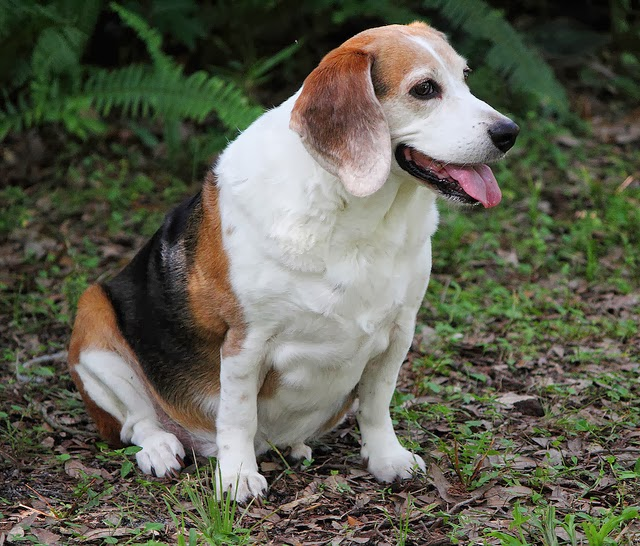
#> input picture 03-Python/imgs/beagle.jpg, 640 x 546 px
$ jupyter execute '8.3. Images - OpenCV.ipynb'
#> lines starting #> are read from the running program, lines starting #| are printed output that depends on the picture
# OpenSource Computer Vision¶

OpenSource Computer Vision, more commonly known as OpenCV, is a more advanced image manipulation and processing software than PIL. It has been implemented in several languages and is widely used.

## Installation

In Python, image processing using OpenCV is implemented using the cv2 and NumPy modules. There are two options to install opencv, easy or not-so-easy one.

Easy: `pip install opencv-python`

Less easy: The [installation instructions for OpenCV](http://docs.opencv.org/2.4/doc/tutorials/introduction/table_of_content_introduction/table_of_content_introduction.html#table-of-content-introduction) should guide you through configuring the project for yourself.

[cell 1]
#%matplotlib inline
import matplotlib.pyplot as plt
import cv2
import numpy as np

[cell 2]
#Read Image
img = cv2.imread('imgs/beagle.jpg')
#> img is the input picture: shape (546, 640, 3); mean B, G, R 81, 95.8, 95

[cell 3]
plt.imshow(img)

[cell 4]
plt.imshow(img[:,:,(2,1,0)])

[cell 5]
#Display Image
cv2.imshow('image',img)
cv2.waitKey(0)
cv2.destroyAllWindows()
#FOR GOD SAKE DO NOT CLOSE THE WINDOW USING THE X
#ONLY PRESS ANY KEY

[cell 6]
#Applying Grayscale filter to image
gray = cv2.cvtColor(img, cv2.COLOR_BGR2GRAY)
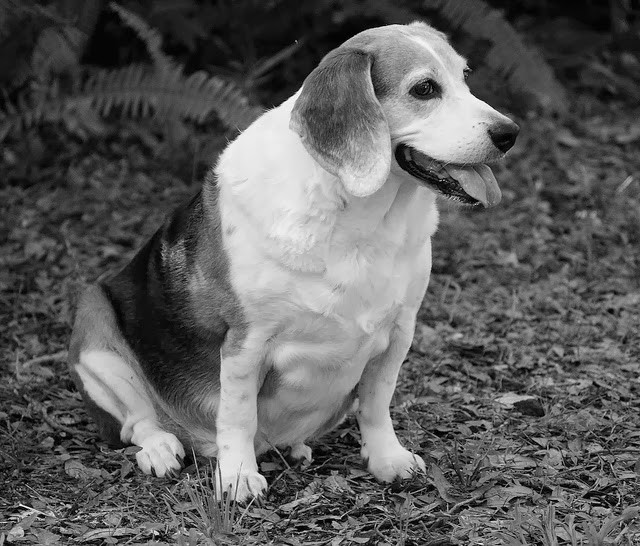
#> gray: shape (546, 640); min 0, max 254, mean 93.9
gray = cv2.resize(gray, (224,224))
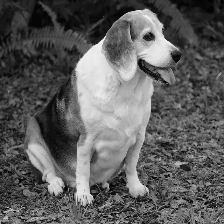
#> gray: shape (224, 224); min 1, max 246, mean 93.8
cv2.imshow('image',gray)
cv2.waitKey(0)
cv2.destroyAllWindows()
#Saving filtered image to new file
#cv2.imwrite('graytest.jpg',gray)

$ run again, with 03-Python/imgs/bsds.png saved as 03-Python/imgs/beagle.jpg
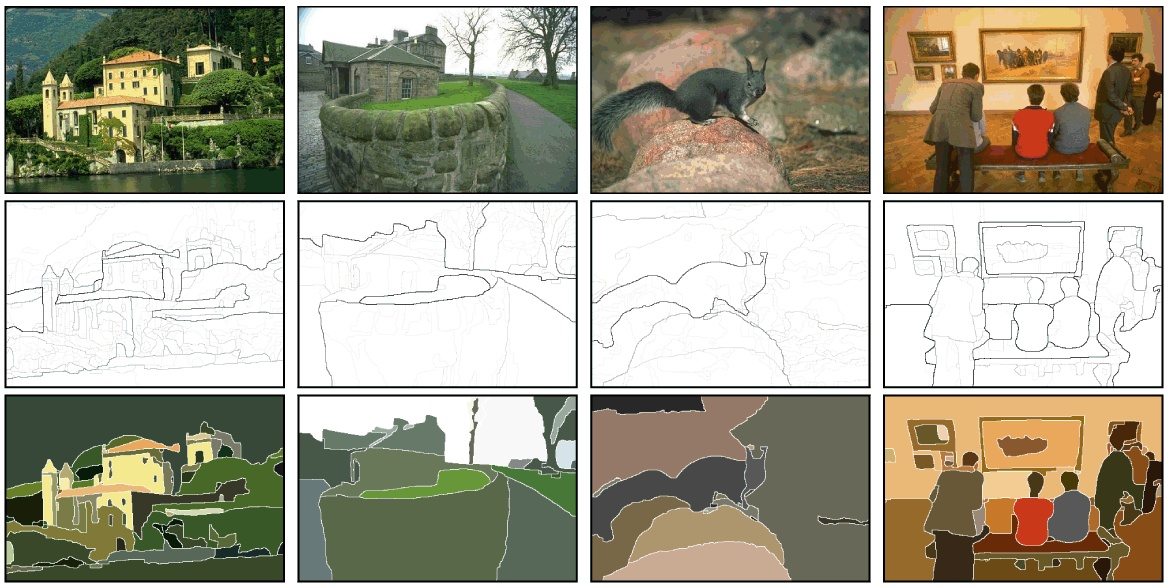
#> input picture 03-Python/imgs/bsds.png, 1174 x 588 px
#> img is the input picture: shape (588, 1174, 3); mean B, G, R 146.1, 164.3, 168.1
#> `gray = cv2.cvtColor(img, cv2.COLOR_BGR2GRAY)`:
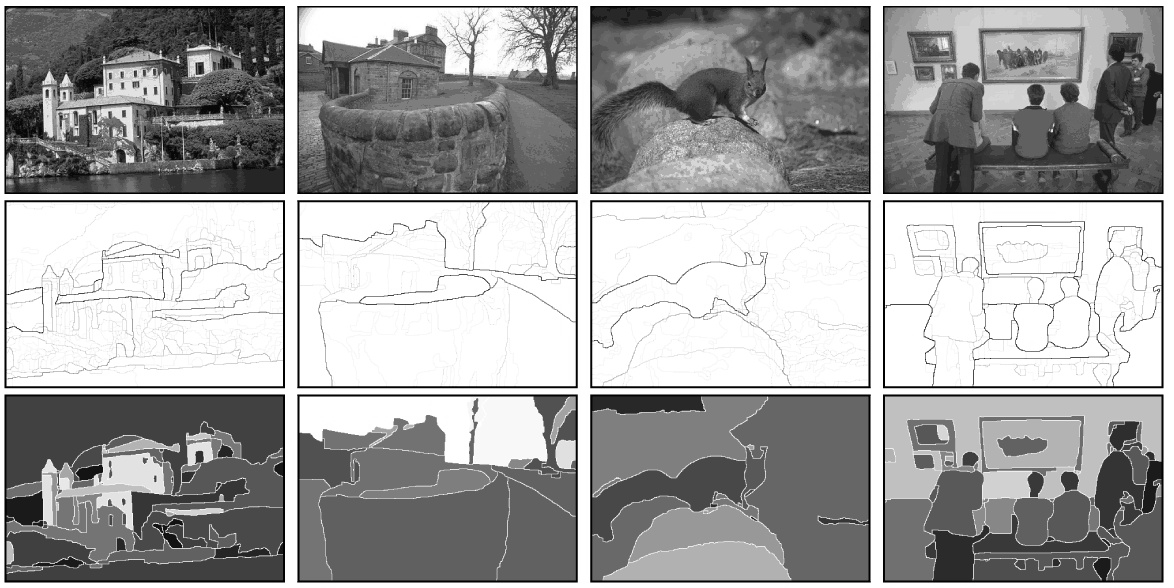
#> gray: shape (588, 1174); min 0, max 255, mean 163.4
#> `gray = cv2.resize(gray, (224,224))`:
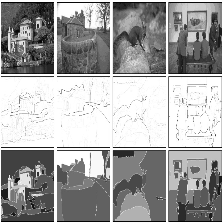
#> gray: shape (224, 224); min 0, max 255, mean 164.1

$ run again, with 03-Python/imgs/fake.png saved as 03-Python/imgs/beagle.jpg
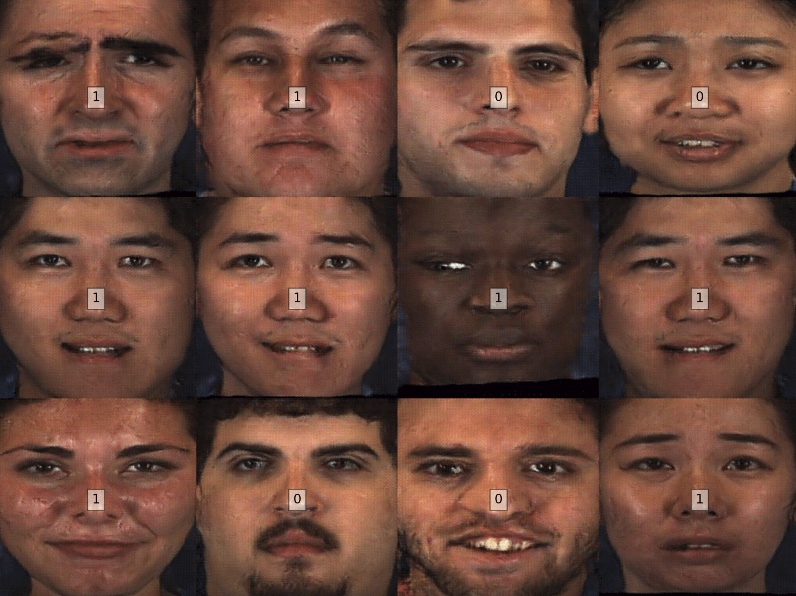
#> input picture 03-Python/imgs/fake.png, 796 x 596 px
#> img is the input picture: shape (596, 796, 3); mean B, G, R 60, 72.9, 108.8
#> `gray = cv2.cvtColor(img, cv2.COLOR_BGR2GRAY)`:
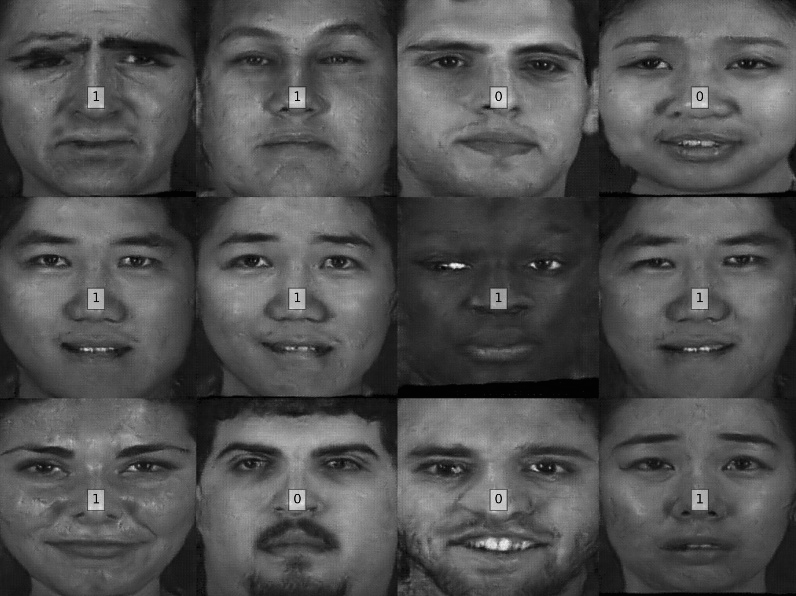
#> gray: shape (596, 796); min 1, max 245, mean 82.1
#> `gray = cv2.resize(gray, (224,224))`:
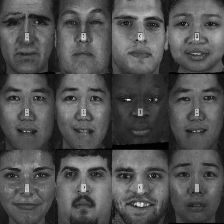
#> gray: shape (224, 224); min 1, max 235, mean 82
